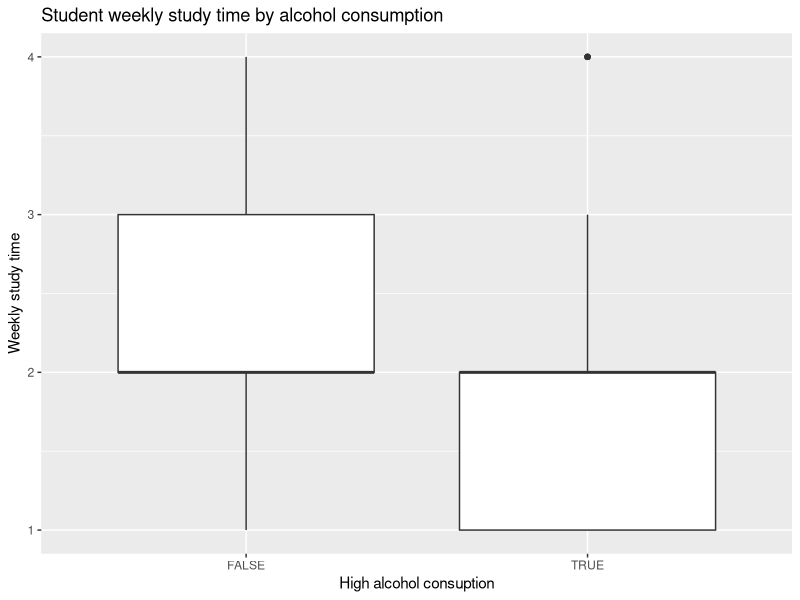
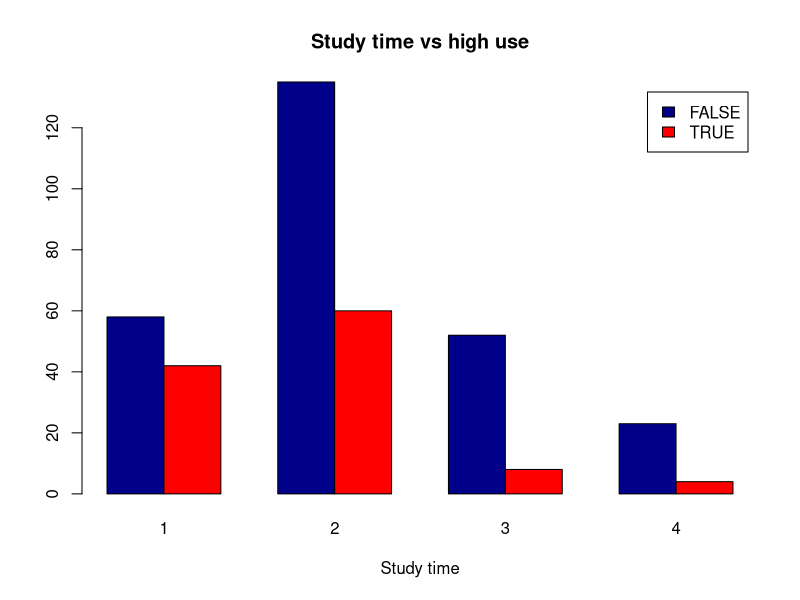
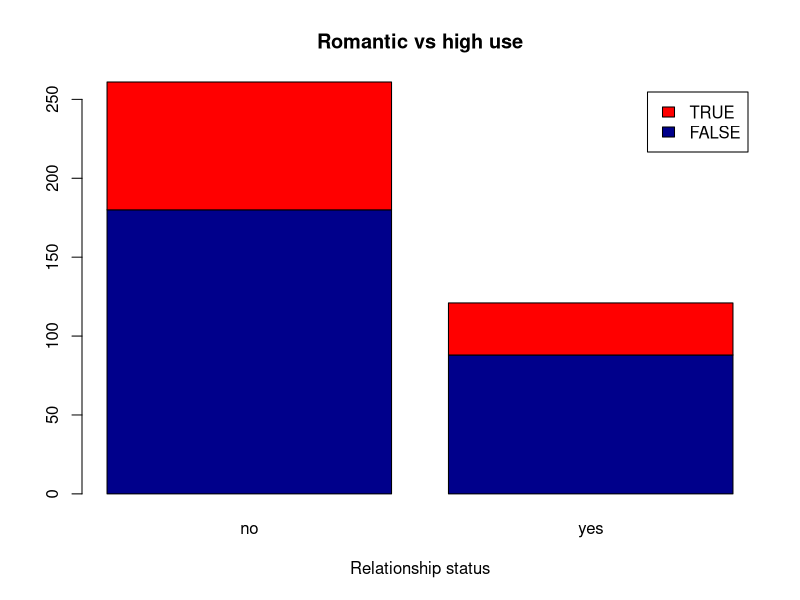
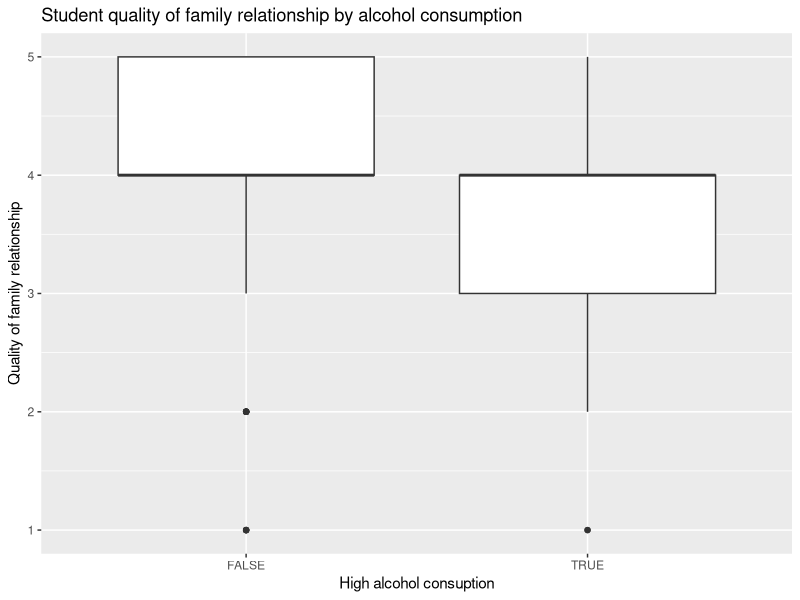
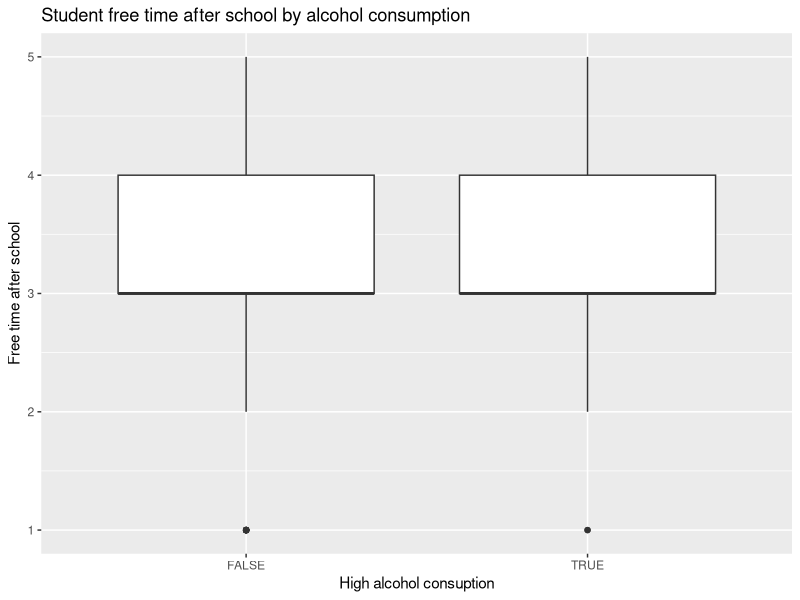
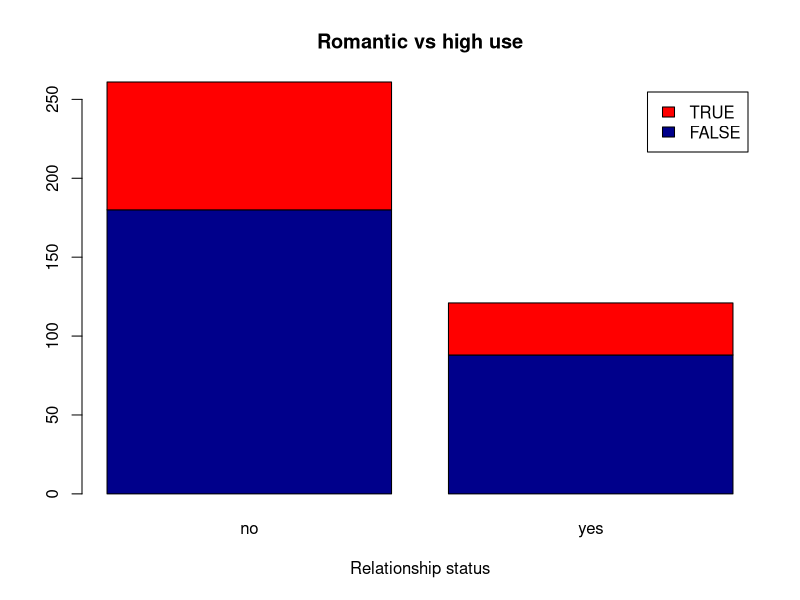
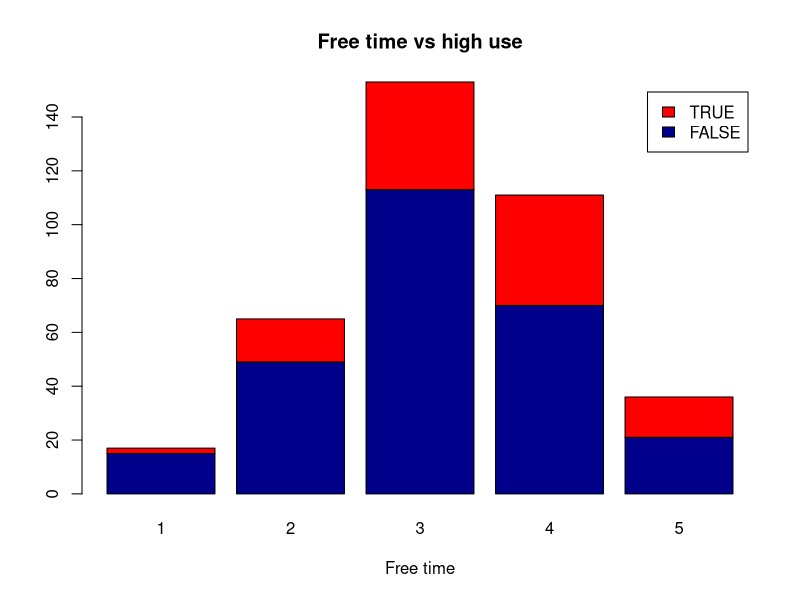
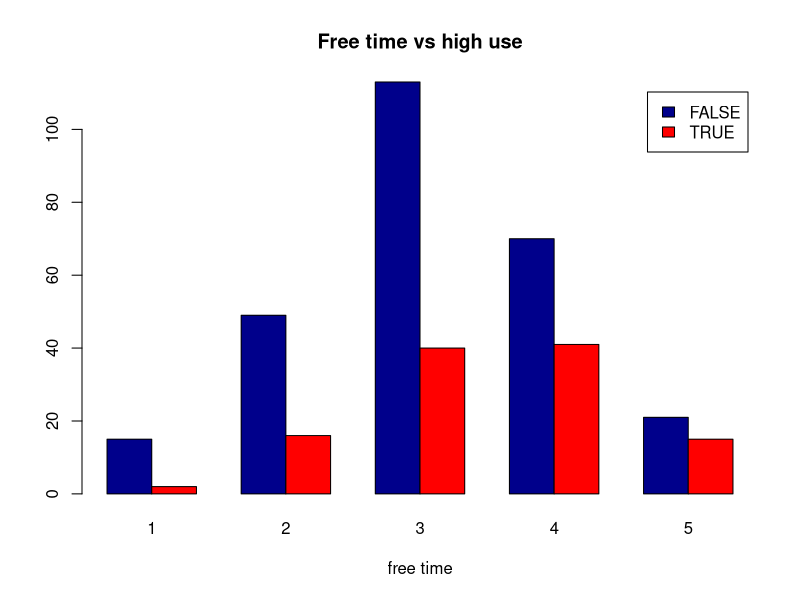

Source code (R) for these figures, in order:
## ---- chunk 1
alc <- read.table("alc.txt", header = T, sep = ";")

## ---- chunk 2
colnames(alc)

str(alc)


## ---- chunk 3
library(ggplot2)
library(dplyr)

## ---- chunk 4
summary(alc$studytime)

## ---- chunk 5
g1 <- ggplot(alc, aes(x = high_use, y= studytime))
g1 + geom_boxplot(aes()) + xlab("High alcohol consuption") + ylab("Weekly study time") + ggtitle("Student weekly study time by alcohol consumption")

## ---- chunk 6
table_studytime <- xtabs(~high_use+studytime, data=alc)
ftable(table_studytime)
## ---- chunk 7
counts_studytime <- table(alc$high_use, alc$studytime)
barplot(counts_studytime, main="Study time vs high use",
  xlab="Study time", col=c("darkblue","red"),
 	legend = rownames(counts_studytime), beside=TRUE)
## ---- chunk 8
summary(alc$romantic)

## ---- chunk 9
mytable <- xtabs(~high_use+romantic, data=alc)
ftable(mytable)
## ---- chunk 10
counts <- table(alc$high_use, alc$romantic)
barplot(counts, main="Romantic vs high use",
  xlab="Relationship status", col=c("darkblue","red"),
 	legend = rownames(counts))
## ---- chunk 11
g2 <- ggplot(alc, aes(x = high_use, y= famrel))
g2 + geom_boxplot(aes()) + xlab("High alcohol consuption") + ylab("Quality of family relationship") + ggtitle("Student quality of family relationship by alcohol consumption")

## ---- chunk 12
g3 <- ggplot(alc, aes(x = high_use, y= freetime))
g3 + geom_boxplot(aes()) + xlab("High alcohol consuption") + ylab("Free time after school") + ggtitle("Student free time after school by alcohol consumption")

## ---- chunk 13
mytable <- xtabs(~high_use+romantic, data=alc)
ftable(mytable)
## ---- chunk 14
counts <- table(alc$high_use, alc$romantic)
barplot(counts, main="Romantic vs high use",
  xlab="Relationship status", col=c("darkblue","red"),
 	legend = rownames(counts))
## ---- chunk 15
counts2 <- table(alc$high_use, alc$freetime)
barplot(counts2, main="Free time vs high use",
  xlab="Free time", col=c("darkblue","red"),
 	legend = rownames(counts))
## ---- chunk 16
counts3 <- table(alc$high_use, alc$freetime)
barplot(counts3, main="Free time vs high use",
  xlab="free time", col=c("darkblue","red"),
 	legend = rownames(counts3), beside=TRUE)
## ---- chunk 17
